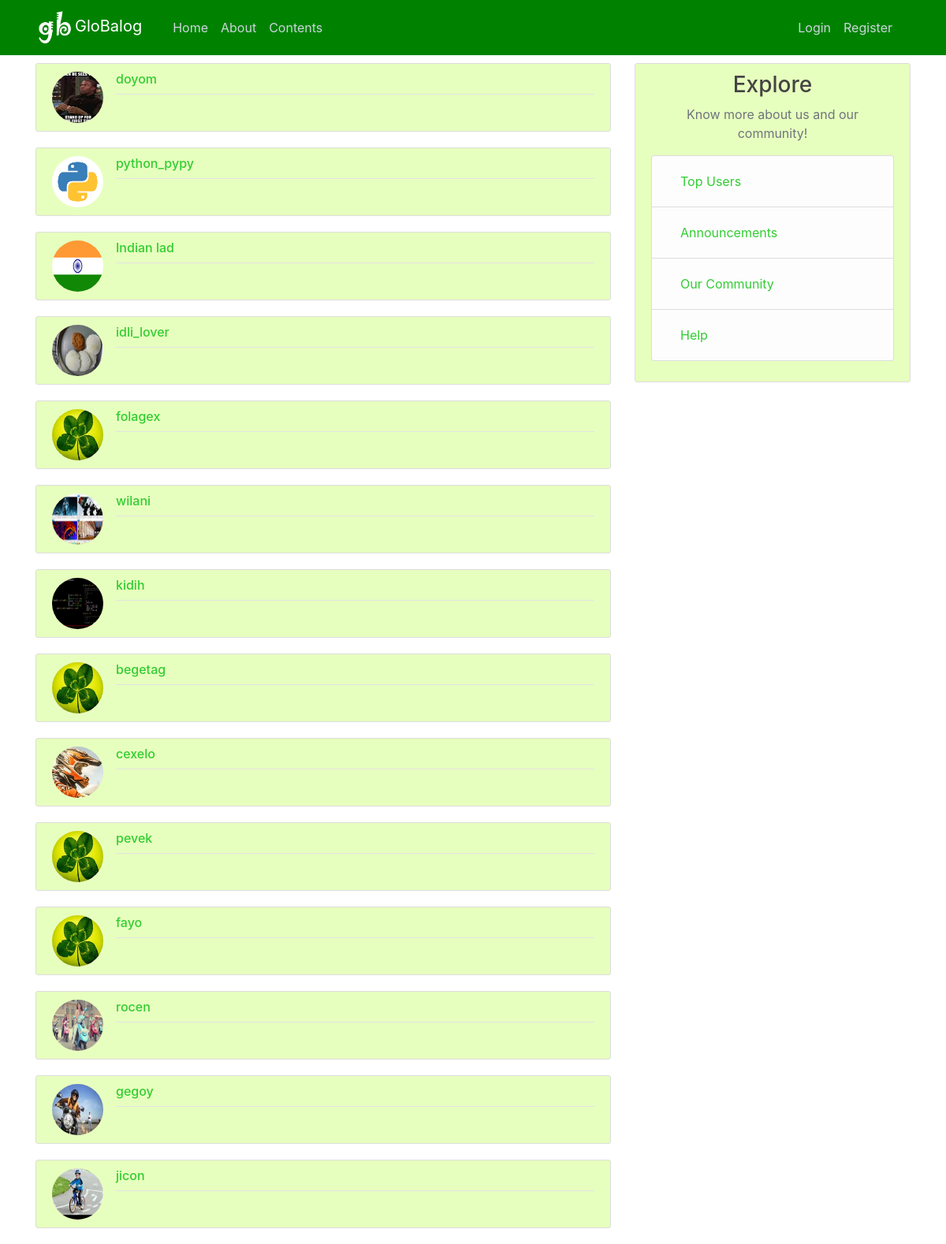
Before: /community with the older database file.
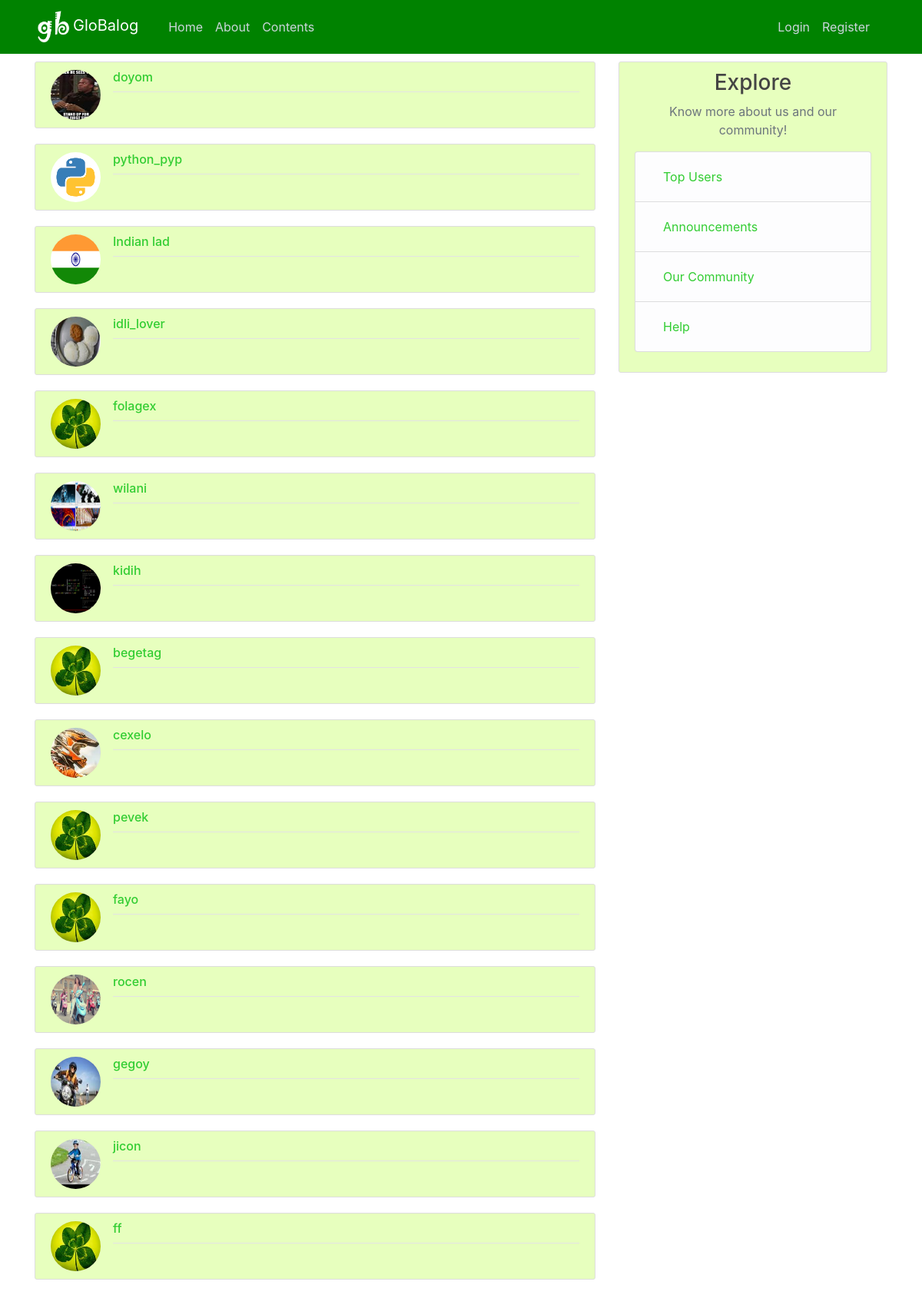
After: the same page with the newer database file.
### blog/model.py (models this page shows, shortened)
class User(db.Model,UserMixin):
    id=db.Column(db.Integer(),primary_key=True)
    username=db.Column(db.String(20),unique=True,nullable=False)
    email=db.Column(db.String(120),unique=True,nullable=False )
    password=db.Column(db.String(60),unique=True,nullable=False)
    confirmed = db.Column(db.Boolean, nullable=False, default=False)
    image_file = db.Column(db.String(20), nullable=False, default='default.jpg')
    posts = db.relationship('Post',backref='author',lazy=True)

### blog/main/routes.py (the view)
@main.route('/community')
def community():
    users=User.query.all()
    Top_users=[]
    for user in users:
        posts=Post.query.filter_by(author=user).all()
        Top_users.append([user,len(posts)])
    Top_users=sorted(Top_users,key=lambda x: (x[1]),reverse=True)
    return render_template('main/community.html',title='Top Users',users=Top_users)

### blog/templates/main/community.html
{%extends 'main/layout.html'%}
{%block content%}
	{%for user in users%}
		<article class="media content-section">
			<img class="rounded-circle article-img" src="{{ url_for('static', filename='profile_pics/' + user[0].image_file)}} ">
			  <div class="media-body">
			    <div class="article-metadata">
			      <h6><a class="mr-2" href="{{url_for('users.user_post',username=user[0].username)}}">{{ user[0].username }}</a></h6>
			    </div>
			   </div>
		</article>
	{%endfor%}
{%endblock content%}

### blog/templates/main/layout.html (shortened to what this page needs)
<!DOCTYPE html>
<html>
<head>
    <link rel="stylesheet" href="https://cdn.jsdelivr.net/npm/bootstrap@4.0.0/dist/css/bootstrap.min.css">
    <link rel="stylesheet" type="text/css" href="{{url_for('static',filename='main.css')}}">
</head>
	<body>
		<header class="site-header">
		  <nav class="navbar navbar-expand-md navbar-dark bg-green fixed-top">
			<div class="container">
			      <a href="{{url_for('main.home')}}" class="navbar-brand">
			      <img src="/static/logos/2.png" width="50" alt="" class="></a>
				  <a class="navbar-brand mr-4" href="/">GloBalog</a>
			      <div class="container">
				      <div class="collapse navbar-collapse" id="navbarToggle">
				        <div class="navbar-nav mr-auto">
				          <a class="nav-item nav-link" href="{{url_for('main.home')}}">Home</a>
				          <a class="nav-item nav-link" href="{{url_for('main.about')}}">About</a>
				          <a class="nav-item nav-link" href="{{url_for('main.list')}}">Contents</a>
				        </div>
				        <div class="navbar-nav">
				        	{%if current_user.is_authenticated and current_user.confirmed%}
				        		<a class="nav-item nav-link" href="{{url_for('posts.post')}}">New Blog</a>
				          		<a class="nav-item nav-link" href="{{url_for('users.account')}}">Account</a>
				          		<a class="nav-item nav-link" href="{{url_for('users.logout')}}">Logout</a>
				          	{% elif current_user.is_authenticated %}
    							<a class="nav-item nav-link" href="{{ url_for('users.unconfirmed') }}">Confirm</a>
    							<a class="nav-item nav-link" href="{{url_for('users.logout')}}">Logout</a>
				          	{% else %}
					        	<a class="nav-item nav-link" href="{{url_for('users.login')}}">Login</a>
					        	<a class="nav-item nav-link" href="{{url_for('users.register')}}">Register</a>
				       	  	{% endif %}
				        </div>
				    </div>
		      </div>
		    </div>
		  </nav>
		</header>
		<main role="main" class="container">
		  <div class="row">
		    <div class="col-md-8">
		    	{% block content %}{% endblock %}
		    </div>
		    <div class="col-md-4">
		      <div class="content-section">
		        <h3 class='text-center'>Explore</h3>
		        <p class='text-muted text-center'>Know more about us and our community!</p>
		          <ul class="list-group">
		            <li class="list-group-item list-group-item-light"> <a class="nav-item nav-link" href="{{url_for('main.top_users')}}" style="color: limegreen;">Top Users</a></li>
		            <li class="list-group-item list-group-item-light"><a class="nav-item nav-link" href="{{url_for('main.announcements')}}" style="color: limegreen;">Announcements</a></li>
		            <li class="list-group-item list-group-item-light"><a class="nav-item nav-link" href="{{url_for('main.community')}}" style="color: limegreen;">Our Community</a></li>
		            <li class="list-group-item list-group-item-light"><a class="nav-item nav-link" href="{{url_for('main.help')}}" style="color: limegreen;">Help</a></li>
		          </ul>
		      </div>
		    </div>
		  </div>
		</main>
    </body>
	</body>
</html>

### blog/static/main.css (style rules this page uses)
body { background:#FFFFFF ; color: #333333; margin-top: 5rem; }
h1, h2, h3, h4, h5, h6 { color: #444444; }
.bg-green { background-color: #008200; }
.site-header .navbar-nav .nav-link { color: #cbd5db; }
a { color: #32CD32; }
.content-section { background: #E7FFBE; padding: 10px 20px; border: 1px solid #dddddd; border-radius: 3px; margin-bottom: 20px; }
.article-img { height: 65px; width: 65px; margin-right: 16px; }
.article-metadata { padding-bottom: 1px; margin-bottom: 4px; border-bottom: 1px solid #e3e3e3 }

Changed rows visible on the page:
changed User: username "python_pypy" → "python_pyp"
added User: image_file (placeholder picture), username "ff"
